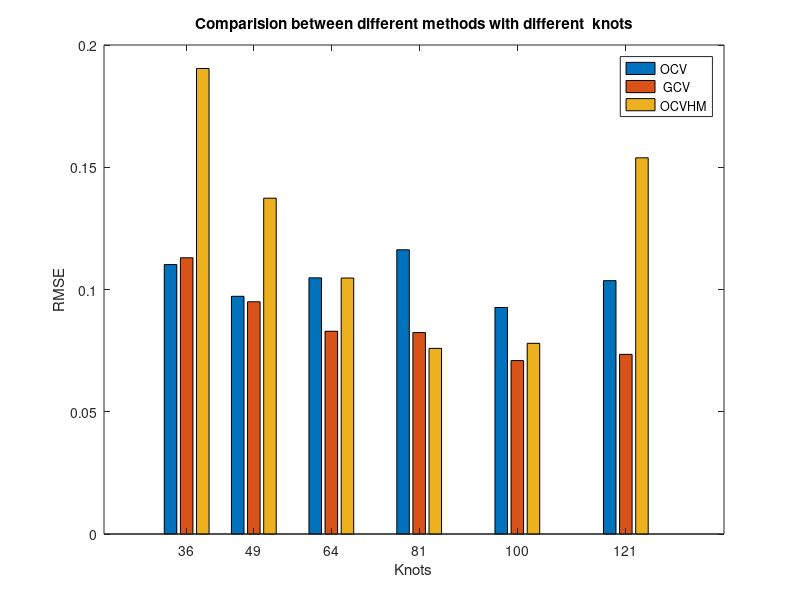

Reproduce this figure in MATLAB.
%RMSE  and knots

ocv_36=[0.11401	0.11268	0.04554	0.11048
0.11386	0.11223	0.11161	0.11041
0.11473	0.11218	0.11208	0.11082
0.12241	0.11245	0.11241	0.11127
0.12434	0.11555	0.11312	0.11195
];

ocv_49=[0.10115	0.08951	0.0901	0.08718
0.10102	0.09007	0.08801	0.08533
0.10166	0.09097	0.09108	0.08893
0.10403	0.09643	0.09016	0.08685
0.16813	0.11356	0.09207	0.08816

];


ocv_64=[0.21526	0.06193	0.06146	0.05867
0.21565	0.06478	0.06359	0.05901
0.21621	0.06834	0.06459	0.06021
0.21735	0.08399	0.06986	0.06352
0.21831	0.08535	0.08072	0.06662

];


ocv_81=[0.18607	0.08339	0.04217	0.03961
0.21565	0.17454	0.05063	0.04369
0.18672	0.17432	0.06335	0.05059
0.18762	0.1742	0.06028	0.0768
0.18681	0.17424	0.07406	0.08036

];

ocv_100=[0.06475	0.1759	0.02973	0.0342
0.06781	0.17562	0.07424	0.03621
0.07289	0.17576	0.07862	0.0654
0.08344	0.17628	0.08076	0.05321
0.09191	0.17685	0.07974	0.05944

];


ocv_121=[0.0671	0.04554	0.03774	0.0311
0.06923	0.08769	0.04161	0.03759
0.11875	0.17873	0.04843	0.0713
0.12109	0.17881	0.05721	0.19037
0.13925	0.17896	0.18132	0.19062

];
%--------------------------------------------------------------------------------------------------------------------
ocvhm_36 =[0.18484	0.2075	0.20052	0.19946
0.18516	0.2077	0.20042	0.1994
0.18567	0.20756	0.2004	0.19942
0.18653	0.20771	0.16558	0.1994
0.18729	0.20785	0.15774	0.1177

];

ocvhm_49 =[0.16675	0.10922	0.091	0.14707
0.16659	0.10965	0.0893	0.20704
0.1667	0.11033	0.08924	0.13712
0.16733	0.11185	0.09028	0.20728
0.16807	0.11318	0.09147	0.20742


];


ocvhm_64 =[0.11586	0.06867	0.06029	0.06004
0.11764	0.0727	0.06986	0.06022
0.12328	0.0764	0.11153	0.0615
0.13786	0.08612	0.15871	0.15479
0.15073	0.09359	0.15912	0.15501


];


ocvhm_81 =[0.0885	0.04656	0.04249	0.06076
0.09211	0.0486	0.05116	0.0541
0.06744	0.05941	0.06411	0.07199
0.07794	0.06457	0.0873	0.09582
0.09072	0.15259	0.10398	0.09825


];

ocvhm_100 =[0.05228	0.03347	0.03088	0.03182
0.05727	0.05368	0.04689	0.04311
0.08258	0.08367	0.05113	0.05083
0.09108	0.05872	0.07332	0.18565
0.18586	0.0728	0.08897	0.18586


];


ocvhm_121 =[0.19138	0.06851	0.17319	0.06179
0.35017	0.04154	0.17306	0.04413
0.52193	0.05265	0.173	0.18982
0.09722	0.06791	0.17302	0.1901
0.1153	0.07901	0.12311	0.19035
];
%-------------------------------------------------------------------------------------
gcv_36 =[0.11666	0.11219	0.11181	0.11038
0.11386	0.11223	0.11177	0.11041
0.11636	0.11198	0.1119	0.11059
0.11687	0.11273	0.11241	0.11116
0.11887	0.11187	0.11354	0.11209


];

gcv_49 =[0.10557	0.09287	0.09354	0.09017
0.10102	0.09007	0.09387	0.08533
0.10303	0.09455	0.09451	0.09015
0.10028	0.09686	0.09605	0.09097
0.10357	0.09471	0.0935	0.08912



];


gcv_64 =[0.11364	0.06685	0.06561	0.05968
0.21565	0.06478	0.06359	0.05901
0.09215	0.07566	0.07253	0.06115
0.1031	0.08521	0.08004	0.06486
0.08633	0.07434	0.08588	0.0684



];


gcv_81 =[0.06776	0.04611	0.04217	0.04174
0.18632	0.05367	0.05063	0.04369
0.11126	0.06596	0.06335	0.05971
0.16593	0.08887	0.08623	0.07982
0.09175	0.10564	0.1027	0.09448


];

gcv_100 =[0.0641	0.03125	0.02973	0.03074
0.08764	0.04386	0.04276	0.03621
0.11802	0.06455	0.06169	0.06105
0.07987	0.09979	0.09331	0.09198
0.09004	0.06338	0.11517	0.11348


];


gcv_121 =[0.05759	0.03257	0.0293	0.02866
0.06923	0.08769	0.04161	0.03759
0.17432	0.06335	0.07299	0.06793
0.07855	0.06686	0.11199	0.10342
0.08218	0.06622	0.06978	0.12763

];
%-------------------------------------------------------------------------------------------------------------------------




x = [ 36 49 64 81 100 121 ];
y = NaN(6,3);
y(1,1) = sum (ocv_36(:))/numel(ocv_36);
y(2,1) = sum (ocv_49(:))/numel(ocv_36);
y(3,1) = sum (ocv_64(:))/numel(ocv_36);
y(4,1)=sum (ocv_81(:))/numel(ocv_36);
y(5,1)=sum (ocv_100(:))/numel(ocv_36);
y(6,1)=sum (ocv_121(:))/numel(ocv_36);





y(1,2) = sum (gcv_36(:))/numel(gcv_36);
y(2,2) = sum (gcv_49(:))/numel(gcv_36);
y(3,2) = sum (gcv_64(:))/numel(gcv_36);
y(4,2)=sum (gcv_81(:))/numel(gcv_36);
y(5,2)=sum (gcv_100(:))/numel(gcv_36);
y(6,2)=sum (gcv_121(:))/numel(gcv_36);



y(1,3) = sum (ocvhm_36(:))/numel(ocvhm_36);
y(2,3) = sum (ocvhm_49(:))/numel(ocvhm_36);
y(3,3) = sum (ocvhm_64(:))/numel(ocvhm_36);
y(4,3)=sum (ocvhm_81(:))/numel(ocvhm_36);
y(5,3)=sum (ocvhm_100(:))/numel(ocvhm_36);
y(6,3)=sum (ocvhm_121(:))/numel(ocvhm_36);



figure(1)
bar(x,y)
xlabel(' Knots ');
ylabel ('RMSE');
legend ('OCV ',' GCV','OCVHM');
title('Comparision between different methods with different  knots');











